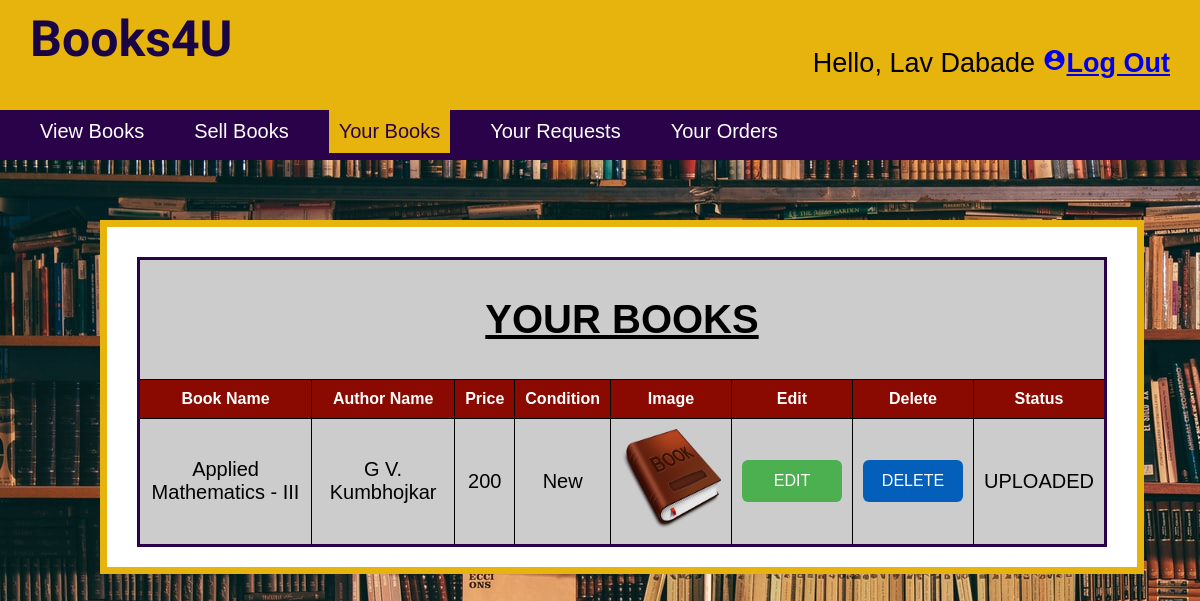
Page /yourbooks.php (signed in) on the committed database.
### tables this page shows
CREATE TABLE `user` (
  `RollNo` varchar(10) NOT NULL,
  `FN` varchar(20) NOT NULL,
  `LN` varchar(20) NOT NULL,
  `Email` varchar(40) NOT NULL,
  `ContactNo` varchar(10) NOT NULL,
  `Password` varchar(15) NOT NULL
);

CREATE TABLE `addbook` (
  `BookId` int(11) NOT NULL,
  `BookName` varchar(30) NOT NULL,
  `AuthName` varchar(20) NOT NULL,
  `Price` int(11) NOT NULL,
  `Description` varchar(255) NOT NULL,
  `BookCondition` varchar(15) NOT NULL,
  `Image` text NOT NULL,
  `RollNo` varchar(10) NOT NULL,
  `BuyStatus` varchar(6) NOT NULL,
  `Buyer` varchar(10) NOT NULL
);

### yourbooks.php (the view, shortened to what this page needs)
<?php
include("includes/connect.php");
if($_SESSION['username'] == true){
    $rollno = $_SESSION['username'];
?>
    <!DOCTYPE html>
    <html lang="en">
    <head>
    </head>
    <body>
        <header>
            <div class="info">
                <div class="books">
                <b>Books4U</b>
                </div>
                <div class="carlog">
                    <?php
                        $queryN = "SELECT FN, LN FROM user WHERE RollNo = '$rollno'";
                        $queryN_run = mysqli_query($conn, $queryN);
                        $rowN = mysqli_fetch_assoc($queryN_run);
                        echo "Hello, " . $rowN["FN"]. " " . $rowN["LN"]. " ";
                    ?>
                    <b><a href="logout.php" class="px-1"><i class="material-icons" >account_circle</i><span>Log Out</span></a></b>
        </header>
        <div class="s-content">
            <ul>
                <li><a href="viewbooks.php">View Books</a></li>
                <li><a href="sellbook.php">Sell Books</a></li>
                <li><a style="color:rgb(41, 2, 73); background-color: rgb(231, 180, 13);" class="active" href="#">Your Books</a></li>
                <li><a href="yourrequests.php">Your Requests</a></li>
                <li><a href="yourorders.php">Your Orders</a></li>
            </ul>
        </div>
        <div class="content-box">
            <?php
                $query = "SELECT * FROM addbook WHERE RollNo = '$rollno' AND BuyStatus NOT IN ('DELETE')";
                $query_run = mysqli_query($conn, $query);
                if(mysqli_num_rows($query_run)>0){
            ?>
            <table>
                    <tr>
                        <td colspan = "8"><h1>YOUR BOOKS</h1></td>
                    </tr>
                    <tr>
                        <th>Book Name</th>
                        <th>Author Name</th>
                        <th>Price</th>
                        <th>Condition</th>
                        <th>Image</th>
                        <th>Edit</th>
                        <th>Delete</th>
                        <th>Status</th>
                    </tr>
                    <?php
                        while($row = mysqli_fetch_assoc($query_run)){
                    ?>
                            <tr>
                                <td><?php echo $row['BookName']?></td>
                                <td><?php echo $row['AuthName']?></td>
                                <td><?php echo $row['Price']?></td>
                                <td><?php echo $row['BookCondition']?></td>
                                <td><?php echo '<img src = "uploads/'.$row['Image'].'" width = "100px" height = "100px" alt = "">'?></td>
                                <td>
                                    <?php
                                        if($row['BuyStatus'] == "REQ")
                                        {
                                            echo "-";
                                        }
                                        else if($row['BuyStatus'] == "CLOSE")
                                        {
                                            echo "-";
                                        }
                                        else{
                                    ?>
                                            <a href="edit.php?ID=<?php echo $row['BookId']?>" class= "edit">EDIT</a>
                                    <?php
                                        }
                                    ?>
                                </td>
                                <td>
                                    <?php
                                        if($row['BuyStatus'] == "REQ")
                                        {
                                            echo "-";
                                        }
                                        else if($row['BuyStatus'] == "CLOSE")
                                        {
                                            echo "-";
                                        }
                                        else{
                                    ?>
                                            <a href="delete.php?ID=<?php echo $row['BookId']?>" class= "delete">DELETE</a>
                                    <?php
                                        }
                                    ?>
                                </td>
                                <td>
                                    <?php
                                        if($row['BuyStatus'] == "OPEN")
                                        {
                                            echo "UPLOADED";
                                        }
                                    ?>
                                </td>
                            </tr>
                        <?php
                        }
                        ?>
            </table>
            <?php
                }
                else{
                    ?>
                <div style="margin-top: 30px; margin-left: 30px;">
                    <p><h2>NO RECORD FOUND</h2></p>
                </div>
                <?php
                }
            ?>
        </div>
    </body>
<?php
}
else{
    header('location: login.php');
}
?>

### yourbooks.php (style rules this page uses)
body { margin: 0; padding: 0; background: url(images/home.jpg); background-size: cover: background-position: center; box-sizing: border-box; }
header { background-color: rgb(231, 180, 13); padding: 10px; height:90px; }
.s-content ul { list-style-type: none; margin: 0; padding: 0; overflow: hidden; background-color: rgb(41, 2, 73); height: 50px; }
.s-content ul li { float: left; }
.s-content ul li a { display: block; color: white; text-align: center; padding: 10px; text-decoration: none; margin-left:30px; font-size:20px; font-family: 'Gill Sans', 'Gill Sans MT', Calibri, 'Trebuchet MS', sans-serif; }
.books { float:left; font-size:50px; color:rgb(25, 5, 70); font-family: 'Michroma', sans-serif; margin-left:20px; }
.carlog { float:right; margin-top:38px; color:black; font-size:27px; font-family: 'Gill Sans', 'Gill Sans MT', Calibri, 'Trebuchet MS', sans-serif; margin-right:20px; }
.content-box { width: 87%; height: auto; background: white; color: black; position: absolute; box-sizing: border-box; padding: 30px 30px 20px 30px; margin: 60px 100px 0px 100px; font-family: Sans-serif; border: solid 7px rgb(231, 180, 13); }
table, th, td { border: 1.5px solid black; border-collapse: collapse; }
table { width: 100%; border: 3px solid rgb(41, 2, 73); }
th, td { padding: 10px; text-align: center; }
td { background-color: #cccccc; font-size: 20px; font-family: Sans-serif; }
td h1 { font-size: 40px; text-decoration: underline; }
th { background-color: #8a0900; color: white; }
.delete { background-color: #045fba; width: 100px; border: none; color: white; padding: 12px 0px; text-align: center; text-decoration: none; display: inline-block; font-size: 16px; border-radius: 6px; }
.edit { background-color: #4caf50; width: 100px; border: none; color: white; padding: 12px 0px; text-align: center; text-decoration: none; display: inline-block; font-size: 16px; border-radius: 6px; }

### rows in the picture
user: FN "Lav", LN "Dabade"
addbook: BookName "Applied Mathematics - III", AuthName "G V. Kumbhojkar", Price "200", BookCondition "New", Image (picture), BuyStatus "UPLOADED"
